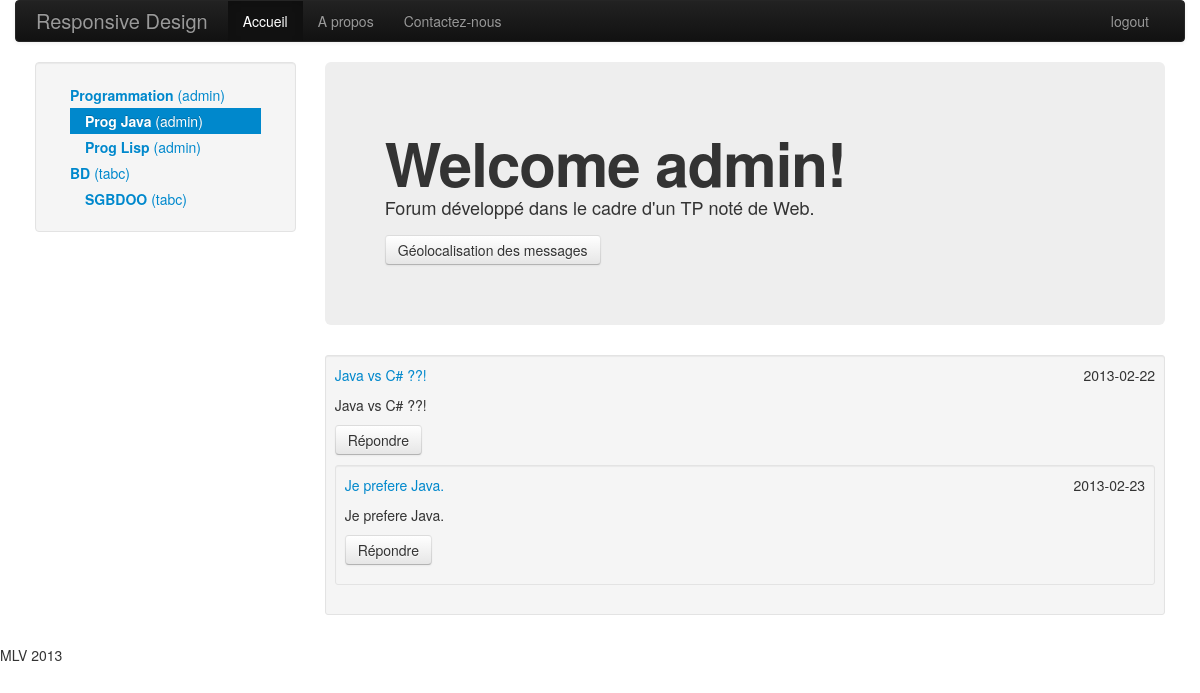
The page /forum.php?idthm=4 (signed in) on the database its author committed.
### tables this page shows
CREATE TABLE theme (idthm serial primary key, libthm varchar(100) NOT NULL, datecrthm date, iduserthm bigint unsigned NOT NULL, idsuperthm bigint unsigned, FOREIGN KEY (iduserthm) REFERENCES usr (iduser), FOREIGN KEY (idsuperthm) REFERENCES theme (idthm));

CREATE TABLE  usr(iduser serial primary key, loginuser varchar(30) NOT NULL, passwduser varchar(15) NOT NULL, emailuser varchar(100), dateinsuser date, idgrp bigint unsigned, foreign key (idgrp) references groupe(idgrp));

CREATE TABLE message ( idmsg serial PRIMARY KEY, titremsg varchar(100) NOT NULL, contenumsg text NOT NULL, datemsg date, idthmmsg bigint unsigned NOT NULL, idmsgsrc bigint unsigned, idusermsg bigint unsigned, lat decimal(10,7), lon decimal(10,7),
FOREIGN KEY (idthmmsg) REFERENCES theme (idthm),FOREIGN KEY (idmsgsrc) REFERENCES message(idmsg), FOREIGN KEY (idusermsg) REFERENCES usr (iduser));

### php/config.php (called while the page is built, shortened)
<?php
require 'MySql/MySqlConnection.php';
require 'MySql/MySqlCommand.php';
$Connection = new MySqlConnection();
?>

### php/MySql/MySqlConnection.php (called while the page is built, shortened)
<?php
class MySqlConnection {
	private $mysqli;
	public function __construct($host = 'db499579863.db.1and1.com' , $user = 'lfeltz', $pass = 'Wuunoi6q', $db = 'lfeltz_db')
	{
		$this->mysqli = new mysqli($host, $user, $pass, $db);
	}
	public function prepare($cmd){
		$stmt = $this->mysqli->prepare($cmd);
		return $stmt;
	}
}
?>

### php/MySql/MySqlCommand.php (called while the page is built, shortened)
<?php
class MySqlCommand
{
	private $parametersValues;
	private $parametersTypes;
	private $nbParameters;
	public function __construct(MySqlConnection $connection, $queryText)
	{
		$this->stmt = $connection->prepare($queryText);
		$this->parametersTypes = "";
		$this->parametersValues = array();
		$this->nbParameters = 0;
	}
	public function AddParameter($type, $value)
	{
		$this->parametersValues[$this->nbParameters] = $value;
		$this->parametersTypes .= $type;
		$this->nbParameters++;
	}
	public function ExecuteQuery()
	{
		$this->bindParam();
		$this->stmt->execute();
		if($result = $this->stmt->get_result())
		{
			$index=0;
			$Rows = array();
			while ($row = $result->fetch_assoc())
			{
				$Rows[$index] = $row;
				$index++;
			}
			return $Rows;
		}
	}
	private function bindParam()
	{
		$stmt = $this->stmt;
		call_user_func_array(array($stmt, "bind_param"), $this->refValues(array_merge(array($this->parametersTypes), $this->parametersValues)));
	}
	private function refValues($arr)
	{
	    if (strnatcmp(phpversion(),'5.3') >= 0)
	    {
	        $refs = array();
	        foreach($arr as $key => $value)
	            $refs[$key] = &$arr[$key];
	        return $refs;
	    }
	    return $arr;
	}
}

### forum.php (the view, shortened to what this page needs)
<!DOCTYPE html>
<html lang="fr">
<head>
<?php
require 'php/config.php';
?>
</head>
<body>
	<div class="container">
		<?php include 'contents/navbar.php'; ?>
	    <div class="container-fluid">
	      <div class="row-fluid">
	        <div class="span3">
	          <div class="well sidebar-nav">
	            <ul class="nav nav-list">
	            <?php
					function printSousCategorie($Connection, $iduser, $iduserthm){
						$idthm = -1;
						if(isset($_GET["idthm"]))
	            			$idthm = $_GET["idthm"];
						$Command = new MySqlCommand($Connection, "SELECT theme.idthm, theme.libthm, usrthm.loginuser AS loginusrthm, usr.loginuser FROM ((((theme INNER JOIN accessthm ON theme.idthm=accessthm.idthm) INNER JOIN groupe ON accessthm.idgrp=groupe.idgrp) INNER JOIN usr ON groupe.idgrp=usr.idgrp) INNER JOIN usr AS usrthm ON theme.iduserthm=usrthm.iduser) WHERE usr.iduser=? && idsuperthm=?");
						$Command->AddParameter(ParamType::String, $iduser);
						$Command->AddParameter(ParamType::String, $iduserthm);
						$res = $Command->ExecuteQuery();
						foreach($res as $row)
						{
							echo "<li " . ($idthm==$row['idthm']?"class='active'":"") . "><a href='?idthm=$row[idthm]'><b>$row[libthm]</b> ($row[loginusrthm])</a></li><ul class='nav nav-list'>";
							printSousCategorie($Connection, $iduser, $row["idthm"]);
							echo "</ul>";
						}
					}
					$idthm = -1;
					if(isset($_GET["idthm"]))
	            		$idthm = $_GET["idthm"];
					$Command = new MySqlCommand($Connection, "SELECT theme.idthm, theme.libthm, usrthm.loginuser AS loginusrthm, usr.loginuser FROM ((((theme INNER JOIN accessthm ON theme.idthm=accessthm.idthm) INNER JOIN groupe ON accessthm.idgrp=groupe.idgrp) INNER JOIN usr ON groupe.idgrp=usr.idgrp) INNER JOIN usr AS usrthm ON theme.iduserthm=usrthm.iduser) WHERE usr.iduser=? && idsuperthm is NULL");
					$Command->AddParameter(ParamType::String, $_SESSION["iduser"]);
					$res = $Command->ExecuteQuery();
					foreach($res as $row)
					{
						echo "<li " . ($idthm==$row['idthm']?"class='active'":"") . "><a href='?idthm=$row[idthm]'><b>$row[libthm]</b> ($row[loginusrthm])</a></li><ul class='nav nav-list'>";
						printSousCategorie($Connection, $_SESSION["iduser"], $row["idthm"]);
						echo "</ul>";
					}
	            ?>
	            </ul>
	          </div>
	        </div>
	        <div class="span9">
	          <div class="hero-unit">
	            <h1>Welcome <?php echo $_SESSION["username"] ?>!</h1>
	            <p>Forum développé dans le cadre d'un TP noté de Web.</p>
				<a href="#myModal" role="button" class="btn" data-toggle="modal" >Géolocalisation des messages</a>
	          </div>
			  <ul class='thumbnails'>
	            	<?php
		            	 function printSousMessage($Connection, $idmsgsrc, $idthm, $iduser){
							$Command = new MySqlCommand($Connection, "SELECT idmsg, titremsg, contenumsg, datemsg, usr.loginuser, lat, lon FROM (message INNER JOIN usr ON message.idusermsg=usr.iduser) WHERE idmsgsrc=? ORDER BY idmsg DESC");
							$Command->AddParameter(ParamType::String, $idmsgsrc);
							$res = $Command->ExecuteQuery();
							foreach($res as $row)
							{
								echo "<div class='well well-small'>";
								echo "</div>";
							}
						}
						function printMessage($Connection, $titremsg, $contenumsg, $idmsg, $idthm, $iduser, $datemsg){
							echo "<div class='row-fluid'>";
							echo "<div class='span6'><a class='brand' href='#'>$titremsg</a></div>";
							echo "<p class='text-right'>$datemsg</p>";
							echo "</div>";
							echo "<p>$contenumsg</p>";
							echo "<p><a class='btn' id='bouton_$idmsg' onclick='displayTextArea($idmsg)'>Répondre</a></p>";
							printSousMessage($Connection, $idmsg, $idthm, $iduser);
						}
	            		$idthm = -1;
	         	        if(isset($_GET["idthm"]))
	            			$idthm = $_GET["idthm"];
	            		$Command = new MySqlCommand($Connection, "SELECT idmsg, titremsg, contenumsg, datemsg, usr.loginuser, lat, lon FROM (message INNER JOIN usr ON message.idusermsg=usr.iduser) WHERE idthmmsg=? && idmsgsrc is NULL");
						$Command->AddParameter(ParamType::String, $idthm);
						$res = $Command->ExecuteQuery();
						foreach($res as $row)
						{
							echo "<div class='span12'>";
							echo "<div class='well well-small'>";
							printmessage($Connection, $row["titremsg"], $row["contenumsg"], $row["idmsg"], $idthm, $_SESSION["iduser"], $row["datemsg"]);
							echo "</div>";
							echo "</div>";
						}
					?>
	        </div>
	      </div>
		</div>
	</div>
</body>
</html>

### forum.php (style rules this page uses)
html { height: 100% }
body { height: 100%; margin: 0; padding: 0 }

### rows shown on the page
theme: libthm "Programmation", iduserthm.loginuser "admin"
theme: libthm "Prog Java", iduserthm.loginuser "admin"
theme: libthm "Prog Lisp", iduserthm.loginuser "admin"
theme: libthm "BD", iduserthm.loginuser "tabc"
theme: libthm "SGBDOO", iduserthm.loginuser "tabc"
message: titremsg "Java vs C# ??!", datemsg "2013-02-22", contenumsg "Java vs C# ??!"
message: titremsg "Je prefere Java.", datemsg "2013-02-23", contenumsg "Je prefere Java."

### other values the page prints
$_SESSION["username"] "admin"
